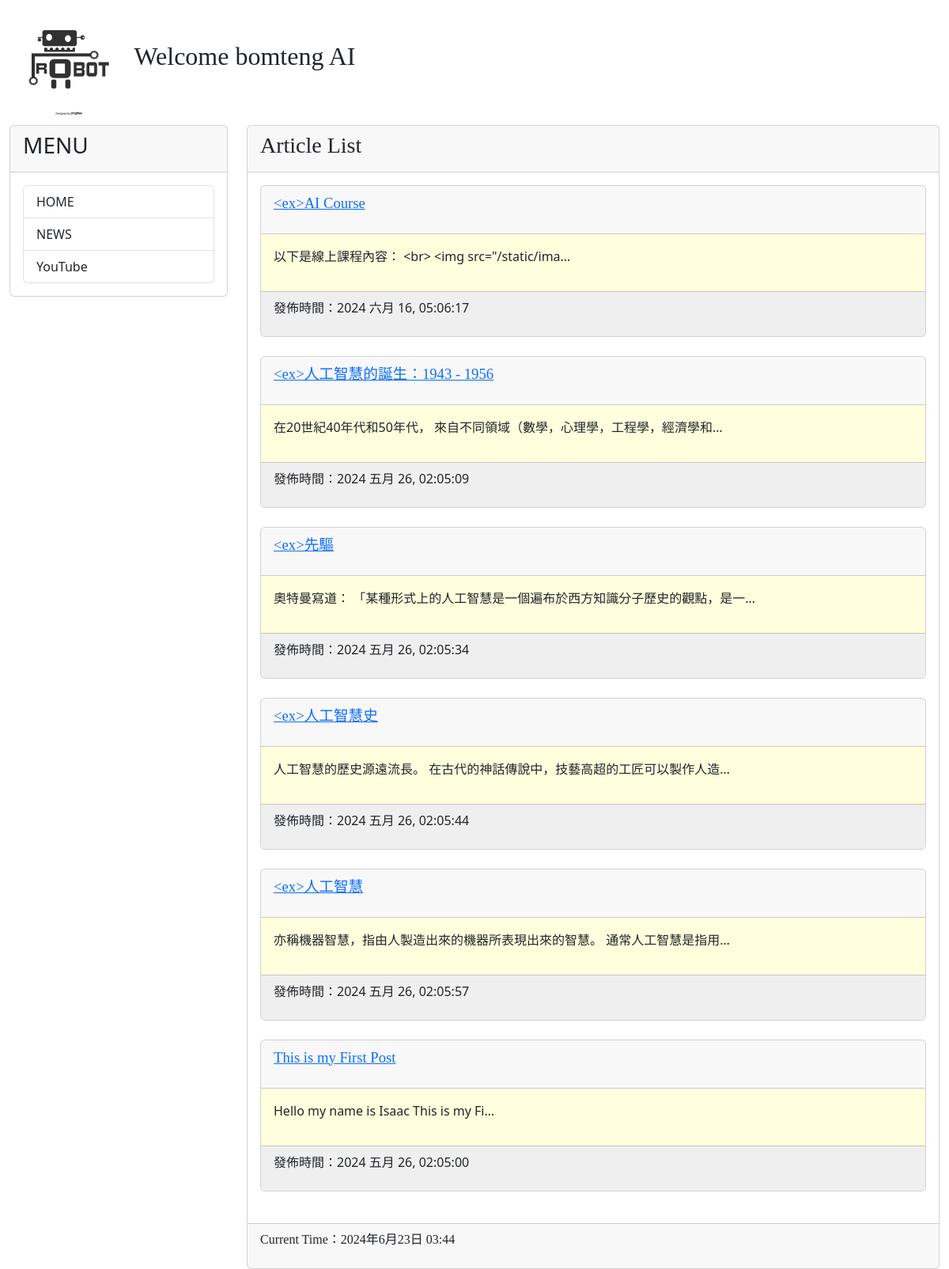
The page / on the database its author committed.
### mysite/models.py (models this page shows, shortened)
class Post(models.Model):
    title = models.CharField(max_length=200)
    slug = models.CharField(max_length=200)
    body = models.TextField()
    pub_date = models.DateTimeField(auto_now_add=True)
    class Meta:
        ordering = ('-pub_date',) #遞減排序

### mysite/views.py (the view)
# urls.py: path('', homepage), #根目錄
def homepage(request):
    posts = Post.objects.all()
    now = datetime.now()
    return render(request, "index.html", locals()) #locals() 會打包-dict記憶體中所有的區域變數

### templates/index.html (shortened to what this page needs)
{% extends 'base.html' %}
{% block headmessage %}
    <h3 style='font-family: Heiti TC;'>Article List</h3>
{% endblock %}
{% block content %}
    {% for post in posts %}
    <div class='card'>
        <div class='card-header'>
            <p style='font-family: Heiti TC; font-size: 14pt; font-weight: blod;'>
                <a href='/post/{{post.slug}}'>{{post.title}}</a>
            </p>
        </div>
        <div class='card-body' style='background-color:#ffffdd'>
            <p>
                {{ post.body | truncatechars:40 }}
            </p>
        </div>
        <div class='card-footer' style='background-color:#efefef'>
            <p>
                發佈時間：{{ post.pub_date | date:"Y M d, h:m:s" }}
            </p>
        </div>
    </div>
    <br>
    {% endfor %}
{% endblock %}

### templates/base.html (shortened to what this page needs)
<!DOCTYPE html>
<html>
<head>
    <link href="https://cdn.jsdelivr.net/npm/bootstrap@5.3.3/dist/css/bootstrap.min.css" rel="stylesheet">
</head>
<body>
    <div class = "container-fluid">
        {% include 'header.html' %}
        <div class="row">
            <div class="col-sm-3 col-md-3">
                <div class="card">
                    <div class="card-header">
                        <h3>MENU</h3>
                    </div>
                    <div class="card-body">
                        <div class='list-group'>
                            <a href='/' class='list-group-item'>HOME</a>
                            <a href='https://google.com/news' class='list-group-item'>NEWS</a>
                            <a href='https://www.youtube.com/channel/UCyYaeszFIPMKo3cOdgkDOZw' class='list-group-item'>YouTube</a>
                        </div>
                    </div>
                </div>
            </div>
            <div class="col-sm-9 col-md-9">
                <div class="card">
                    <div class="card-header">
                        {% block headmessage %} {% endblock %}
                    </div>
                    <div class="card-body">
                        {% block content %} {% endblock %}
                    </div>
                    <div class="card-footer">
                        {% include 'footer.html' %}
                    </div>
                </div>
            </div>
        </div>
    </div>
</body>
</html>

### templates/header.html
{% load static %}
<h2 style='font-family: Heiti TC;'>
    <img src="{% static 'images/logo.png' %}" width="150">
    Welcome bomteng AI
</h2>

### templates/footer.html
{% block footer %}
    {% if now %}
        <p style='font-family: Heiti TC;'>Current Time：{{now}}</p>
    {% else %}
        <p style='font-family: Heiti TC;'>The content of this article comes from the Internet. If there is any copyright infringement, please send a letter to notify us of removal...</p>
    {% endif %}
{% endblock %}

### rows shown on the page
Post: title "<ex>AI Course", body "以下是線上課程內容： <br> <img src=\"/static/ima…", pub_date "2024 六月 16, 05:06:17"
Post: title "<ex>人工智慧的誕生：1943 - 1956", body "在20世紀40年代和50年代， 來自不同領域（數學，心理學，工程學，經濟學和…", pub_date "2024 五月 26, 02:05:09"
Post: title "<ex>先驅", body "奧特曼寫道： 「某種形式上的人工智慧是一個遍布於西方知識分子歷史的觀點，是一…", pub_date "2024 五月 26, 02:05:34"
Post: title "<ex>人工智慧史", body "人工智慧的歷史源遠流長。 在古代的神話傳說中，技藝高超的工匠可以製作人造…", pub_date "2024 五月 26, 02:05:44"
Post: title "<ex>人工智慧", body "亦稱機器智慧，指由人製造出來的機器所表現出來的智慧。 通常人工智慧是指用…", pub_date "2024 五月 26, 02:05:57"
Post: title "This is my First Post", body "Hello my name is Isaac This is my Fi…", pub_date "2024 五月 26, 02:05:00"
